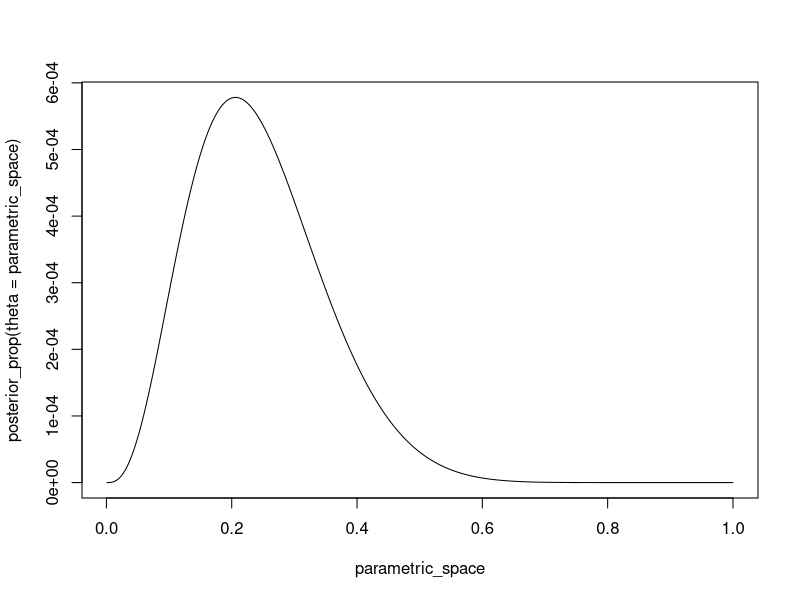

Generate this figure with R: (Note: this script raises an error after producing the figure.)
## ---- chunk 1
knitr::opts_chunk$set(echo = TRUE)
## ---- chunk 2
posterior_prop <- function(theta){
  
  return(
    (theta^3)*(1-theta)^13+
      (theta^4)*(1-theta)^12+
      (theta^5)*(1-theta)^11
  )
}

parametric_space <- seq(0.001,1,0.001)

plot(parametric_space,posterior_prop(theta=parametric_space),
     type='l',ylab=)
## ---- chunk 3

x_given_y <- function(y,x,C){
  
  
  
}

y_given_x <- function(y,x,C){
  numerator = NA
  denominator = NA

  #setting the numerator
  if(0<=x & x<=1){
    if(abs(x-y)<C){
      numerator = 1
    } else {
      return(NA)
    }
  }
  
  #setting the denominator
  if(0<x & x<C){
    denominator <- x+C
  }else{
    if(C<=x & x<(1-C)){
      denominator <- 2*C
    }else{
      if(x<=(1-C) & x<=1){
        denominator <- 1-x+C
      }
    }
  }
  
  return(numerator/denominator)
}


x=0.2 ; y=0.3 ; c = 0.4



y_grid <- seq(0,1,0.01)

y_value = rep(NA,length(y_grid))
for (i in 1:length(y_grid)){
  y_value[i] = y_given_x(y_grid[i],x = 0.2,C = 0.4)
}

plot(y_grid,y_given_x(y_grid,x = 0.2,C = 0.4))
